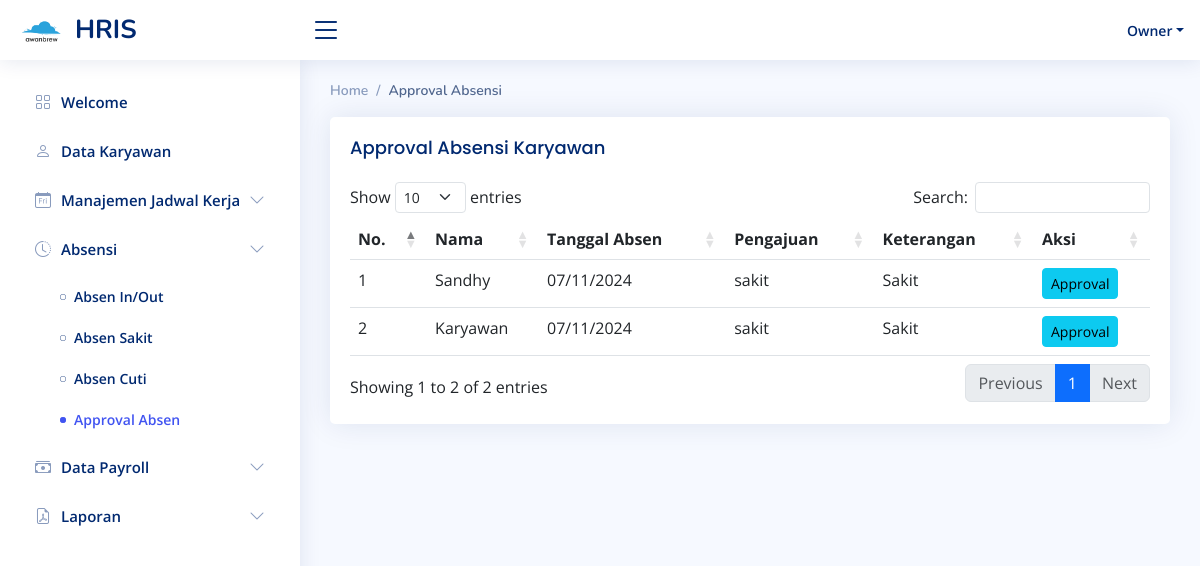
Page /index.php?page=approval_absen (signed in) on the earlier database version.
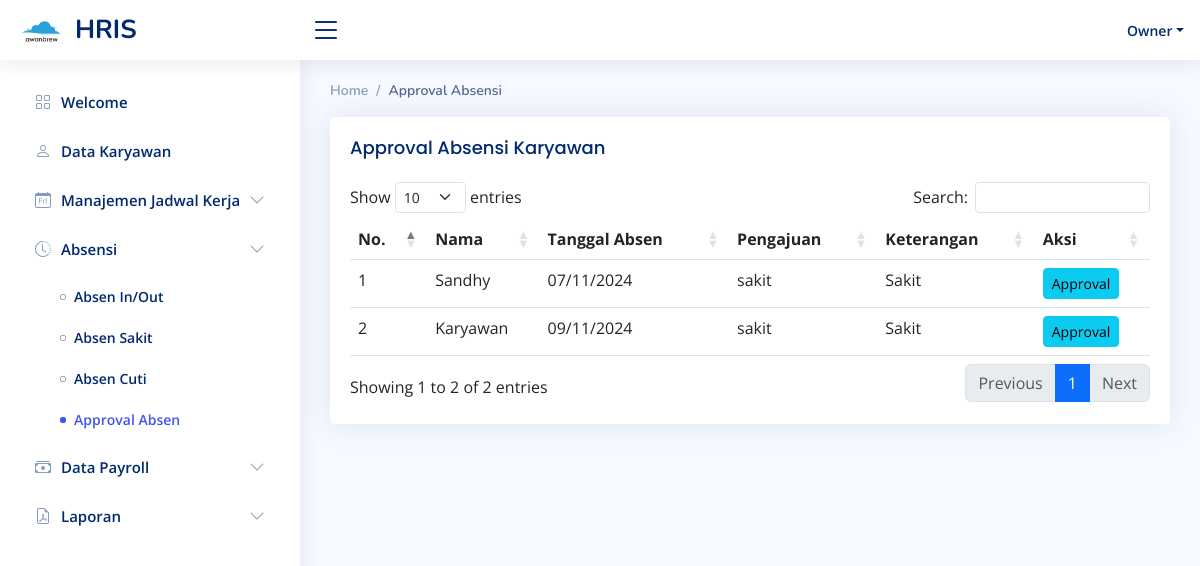
Same page on the later database version.
### tables this page shows
CREATE TABLE `tb_absen` (
  `id` int(11) NOT NULL,
  `id_karyawan` varchar(255) NOT NULL,
  `tanggal_absen` varchar(255) NOT NULL,
  `surat_sakit` varchar(255) DEFAULT NULL,
  `keterangan` varchar(255) NOT NULL,
  `type_absen` varchar(255) DEFAULT NULL,
  `status` varchar(255) DEFAULT NULL
);

CREATE TABLE `tb_user` (
  `id` int(11) NOT NULL,
  `name` varchar(255) NOT NULL,
  `password` varchar(255) NOT NULL,
  `role` varchar(255) DEFAULT NULL,
  `salary` varchar(255) DEFAULT NULL,
  `upah_lembur` varchar(255) DEFAULT NULL
);

### pages/absensi/approval_absen.php (the view, shortened to what this page needs)
<?php
include 'koneksi.php';
?>
<div class="pagetitle">
    <nav>
        <ol class="breadcrumb">
            <li class="breadcrumb-item">Home</li>
            <li class="breadcrumb-item active">Approval Absensi</li>
        </ol>
    </nav>
</div>
<section class="section">
    <div class="row">
        <div class="col-lg-12">
            <div class="card">
                <div class="card-body">
                    <h5 class="card-title">
                        Approval Absensi Karyawan
                    </h5>
                    <table class="table" id="datatable">
                        <thead>
                            <tr>
                                <th>No.</th>
                                <th>Nama</th>
                                <th>Tanggal Absen</th>
                                <th>Pengajuan</th>
                                <th>Keterangan</th>
                                <th>Aksi</th>
                            </tr>
                        </thead>
                        <tbody>
                            <?php
                            $no = 1;
                            $sql = $conn->query(" SELECT ta.*, tu.name FROM tb_absen ta LEFT JOIN tb_user tu ON ta.id_karyawan = tu.id WHERE status = 'submit' ");
                            while ($data = $sql->fetch_assoc()) {
                            ?>
                                <tr>
                                    <td><?php echo $no++; ?></td>
                                    <td><?php echo $data["name"];  ?></td>
                                    <td><?php echo date("d/m/Y", strtotime($data["tanggal_absen"]));  ?></td>
                                    <td><?php echo $data["type_absen"];  ?></td>
                                    <td><?php echo $data["keterangan"];  ?></td>
                                    <td>
                                        <form action="index.php?page=view_absen" method="POST" style="display:inline;">
                                            <button type="submit" class="btn btn-info btn-sm"><i class="fa fa-edit"></i> Approval </button>
                                        </form>
                                    </td>
                                </tr>
                            <?php } ?>
                        </tbody>
                    </table>
                </div>
            </div>
        </div>
    </div>
</section>

Differences in the rows shown:
changed tb_absen "Karyawan": tanggal_absen "07/11/2024" → "09/11/2024"
